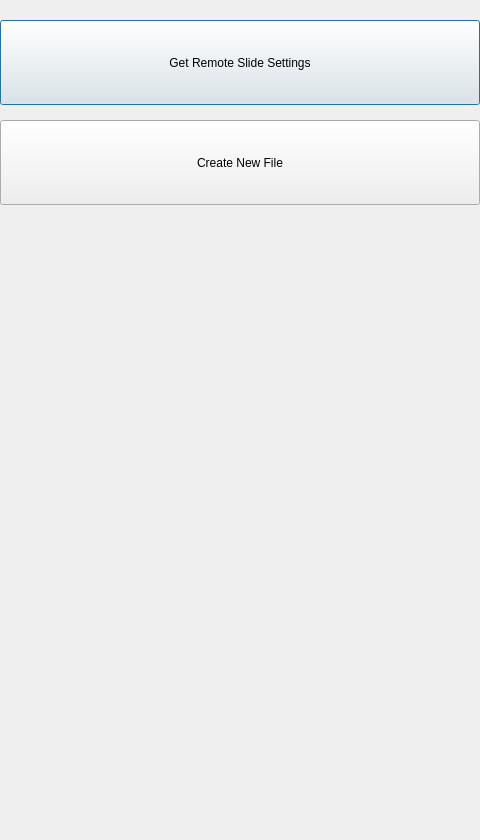
<?xml version="1.0" encoding="UTF-8"?>
<ui version="4.0">
 <class>formLstCustoms</class>
 <widget class="QDialog" name="formLstCustoms">
  <property name="geometry">
   <rect>
    <x>0</x>
    <y>0</y>
    <width>480</width>
    <height>840</height>
   </rect>
  </property>
  <property name="windowTitle">
   <string>Customs</string>
  </property>
  <widget class="QPushButton" name="pbGetSlideSettings">
   <property name="geometry">
    <rect>
     <x>0</x>
     <y>20</y>
     <width>480</width>
     <height>85</height>
    </rect>
   </property>
   <property name="text">
    <string>Get Remote Slide Settings</string>
   </property>
  </widget>
  <widget class="QPushButton" name="pbCreateFile">
   <property name="geometry">
    <rect>
     <x>0</x>
     <y>120</y>
     <width>480</width>
     <height>85</height>
    </rect>
   </property>
   <property name="text">
    <string>Create New File</string>
   </property>
  </widget>
 </widget>
 <resources/>
 <connections/>
</ui>
